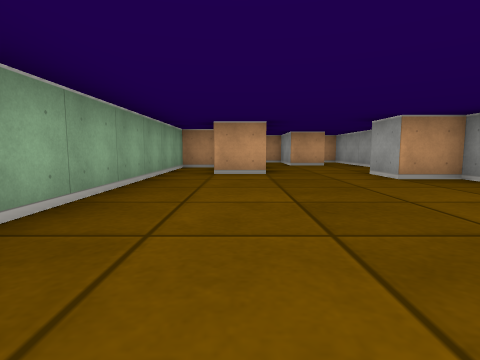
view 1 (above)

16 first-person views from a walk through a cub3D maze. The camera is about half as high as the walls, tilts 6° down and sees 80° across. The floor is counted in squares. Each view is taken from the middle of a square. On the plan, view 1 faces up. The plan holds only what a view shows up to about 9 squares ahead; the rest is blank. The place goes on beyond the plan.

view 2
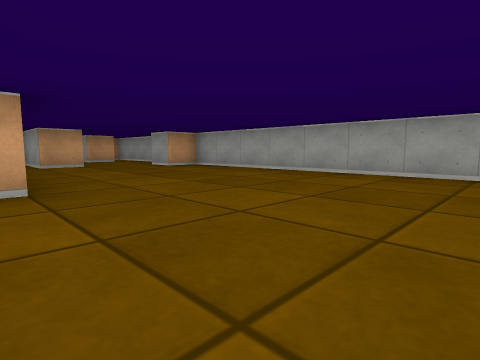

view 3
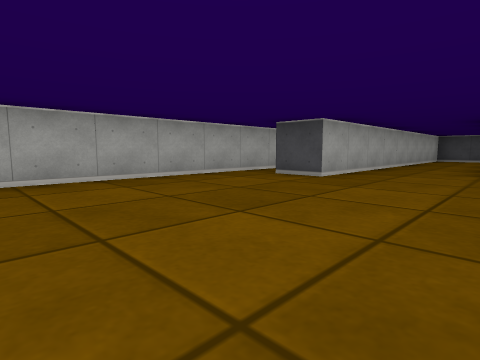

view 4
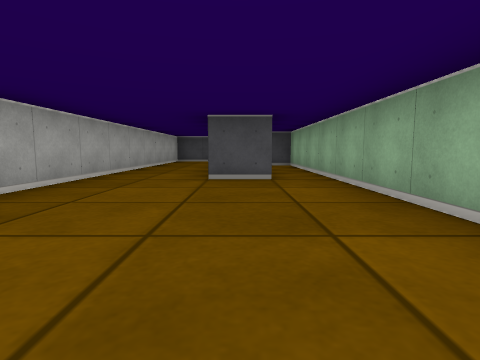

view 5
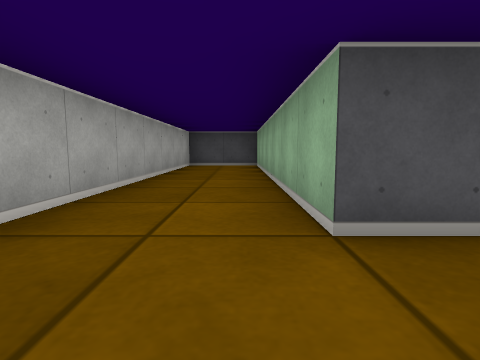

view 6
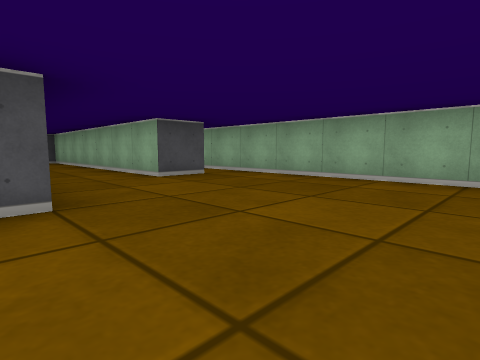

view 7
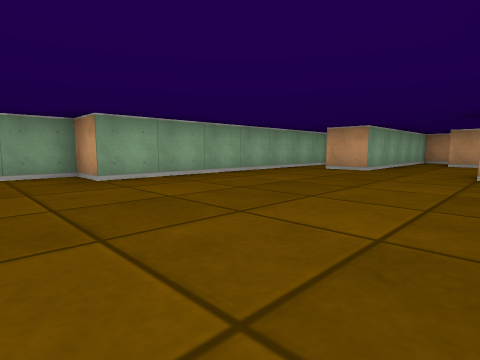

view 8
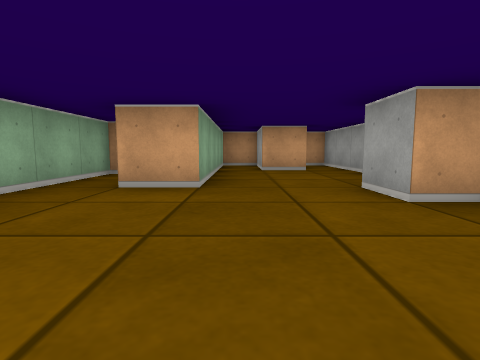

view 9
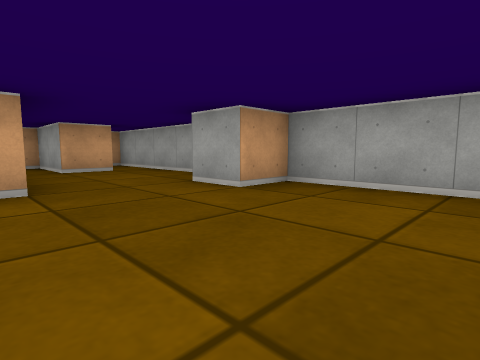

view 10
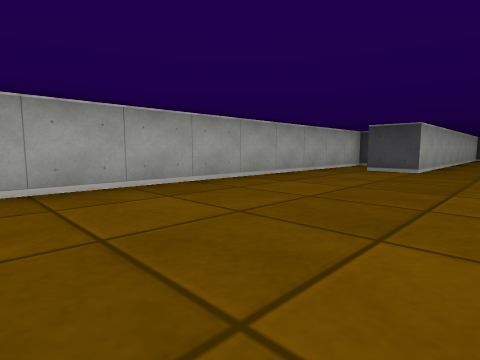

view 11
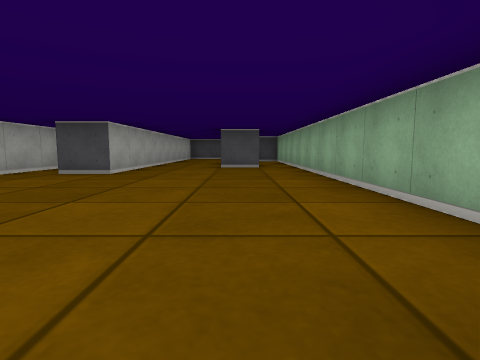

view 12
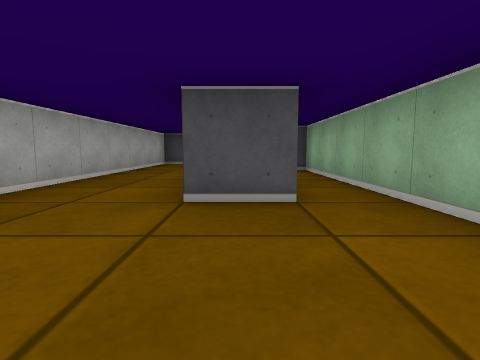

view 13
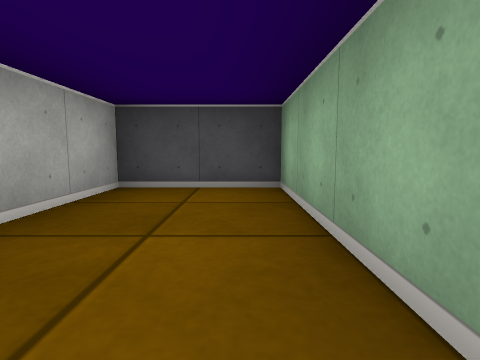

view 14
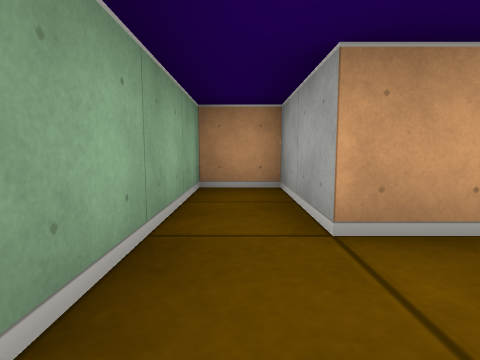

view 15
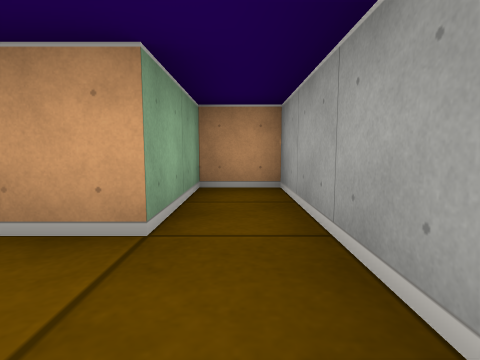

view 16
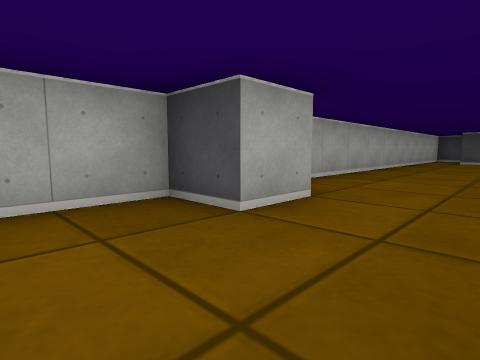

### Floor plan
Points are (right, up) in squares from view 1. A wall is a line through its corners. A room is listed if a view was taken in it or the views show most of it. See-through windows are left out.
Room 1 (views 1, 2, 3, 4, 5, 6, 7, 8, 9, 10, 11, 12, 13, 14, 15, 16)
walls: (3.5, -6.5) (3.5, 4.5) (2.5, 4.5) (2.5, 5.5) (3.5, 5.5) (3.5, 10.5) (2.5, 10.5) (2.5, 8.5) (1.5, 8.5) (1.5, 10.5) (0.5, 10.5) (0.5, 5.5) (-0.5, 5.5) (-0.5, 7.5) (-1.5, 7.5) (-1.5, 0.5) (-2.5, 0.5) (-2.5, -10.5) (-1.9, -10.5); (-1.6, -6.5) (-0.5, -6.5) (-0.5, -13.5) (1.5, -13.5) (1.5, -4.5) (2.5, -4.5)

Where each view was taken, in squares from view 1:
view 1: 0 up, 0 right, facing up
view 2: 3 down, 2 left, facing up-right
view 3: 0 up, 1 left, facing down-right
view 4: 2 down, 1 left, facing down
view 5: 5 down, 0 right, facing down
view 6: 2 down, 2 right, facing down-left
view 7: 1 down, 3 right, facing up-left
view 8: 2 up, 1 right, facing up
view 9: 2 up, 0 right, facing up-right
view 10: 2 up, 0 right, facing down-right
view 11: 1 up, 1 left, facing down
view 12: 4 down, 1 left, facing down
view 13: 10 down, 0 right, facing down
view 14: 7 up, 1 right, facing up
view 15: 7 up, 3 right, facing up
view 16: 7 up, 1 right, facing down-right
